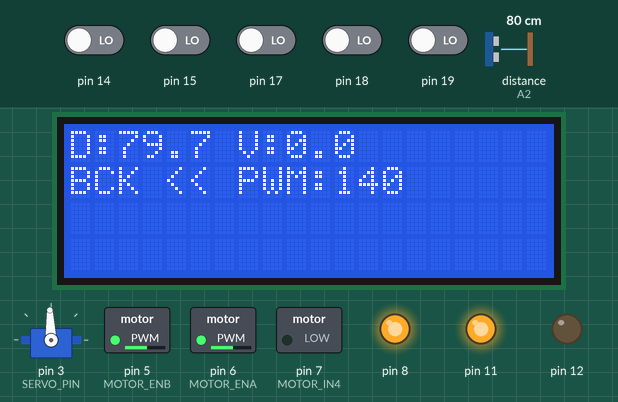
A sketch run on a simulated Arduino Uno, built with avr-gcc and run on an emulated ATmega328P. Parts: servo, 20×4 character LCD, switched loads named in the sketch (green lamp = pin HIGH), output pins drawn as LEDs (lit = HIGH). Wiring (inferred from the names in the program): ultrasonic range finder: trigger pin 4; echo A2. The inputs (shaded band) are chosen by the test bench; at power-on: pin 14, pin 15, pin 17–19 LOW, distance to the obstacle (sensor on A2) 80 cm. The echo pulse lasts 58.3 µs per cm; pins used as bus, display or sensor lines are not drawn.

Above: at 2.2 s.
2.3 s: distance to the obstacle (sensor on A2) set to 103 cm
At 3.4 s:
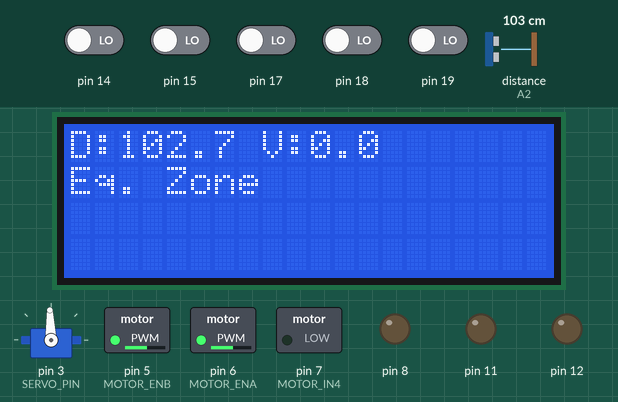
5.3 s: distance to the obstacle (sensor on A2) set to 4 cm
At 6.5 s:
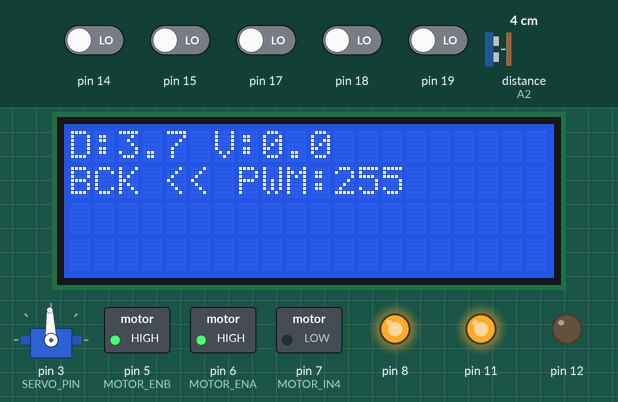
8.3 s: distance to the obstacle (sensor on A2) set to 203 cm
At 9.5 s:
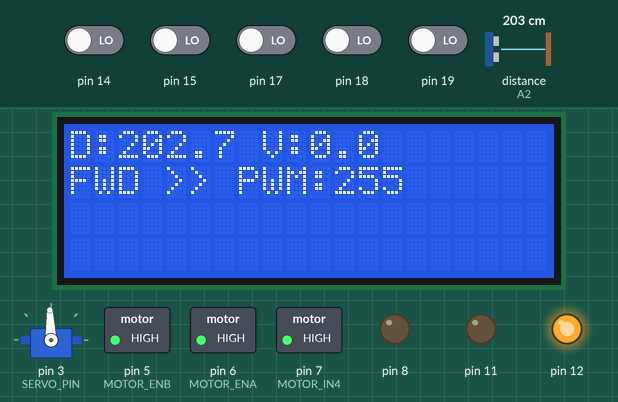
10.0 s: distance to the obstacle (sensor on A2) set to 120 cm
At 10.5 s:
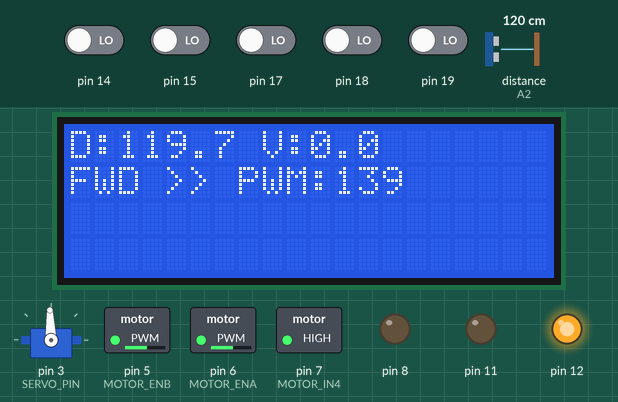
13.0 s: pin 14 driven HIGH
At 13.21 s:
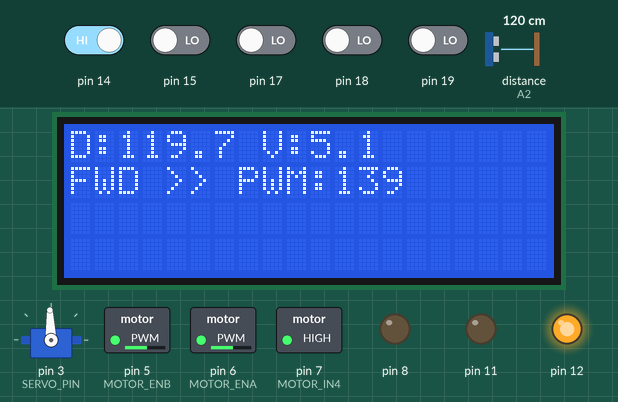
14.8 s: pin 15 driven HIGH
At 15.01 s:
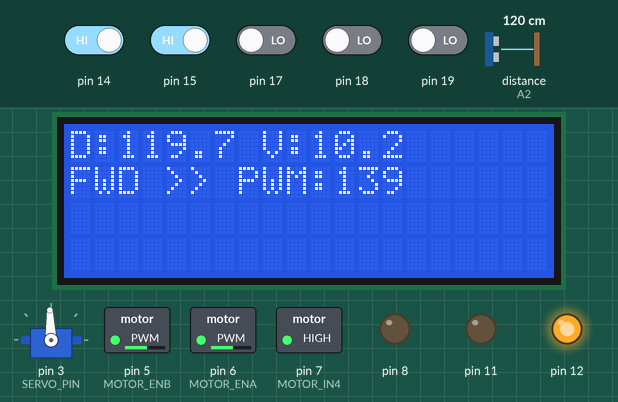
Timing chart, 0 to 17.6 s (numbered marks = the images above; inputs shaded):
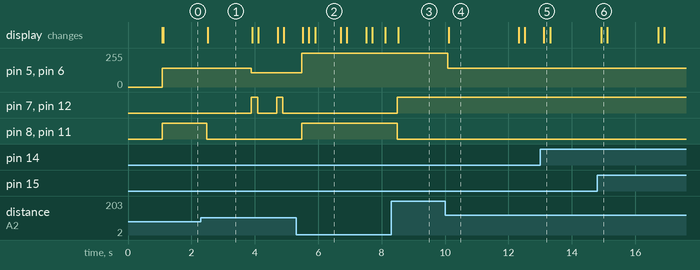

Measured:
- after the input at 2.3 s, pin 5 (MOTOR_ENB), pin 6 (MOTOR_ENA): 140/255 → 106/255 after 1.6 s; pin 7 (MOTOR_IN4), pin 12: alternates HIGH for 0.20 s and LOW for 0.60 s, starting after 1.6 s; pin 8, pin 11: HIGH → LOW after 0.19 s; the display: changes after 0.22 s (image 1)
- after the input at 5.3 s, pin 5 (MOTOR_ENB), pin 6 (MOTOR_ENA): 106/255 → 255/255 after 0.18 s; pin 7 (MOTOR_IN4), pin 12: stays LOW (without the input it goes to HIGH after 0.59 s); pin 8, pin 11: LOW → HIGH after 0.18 s; the display: changes after 0.21 s (image 2)
- after the input at 8.3 s, pin 7 (MOTOR_IN4), pin 12: LOW → HIGH after 0.19 s; pin 8, pin 11: HIGH → LOW after 0.19 s; the display: changes after 0.23 s (image 3)
- after the input at 10.0 s, pin 5 (MOTOR_ENB), pin 6 (MOTOR_ENA): 255/255 → 139/255 after 0.09 s, → 140/255 2.2 s later, → 139/255 0.20 s later; the display: changes after 0.12 s (image 4)
- after the input at 13.0 s, the display: changes after 0.12 s (image 5)
- after the input at 14.8 s, the display: changes after 0.12 s (image 6)
- what the display in image 1 shows lasts 1.4 s, from 2.5 s to 3.9 s

The sketch:

lab7.ino
```cpp
#include <LiquidCrystal_I2C.h>
#include <Servo.h>
#include "Wheels.h"

#define ECHO_PIN A2
#define TRIG_PIN 4
#define MOTOR_ENA 6
#define MOTOR_ENB 5
#define MOTOR_IN1 11
#define MOTOR_IN2 12
#define MOTOR_IN3 8
#define MOTOR_IN4 7
#define SERVO_PIN 3

#define WHEEL_RADIUS 6.5
#define TICKS_PER_REV 20.0
#define CM_PER_TICK ((2.0 * PI * WHEEL_RADIUS) / TICKS_PER_REV)

#define EQUILIBRIUM_DIST 100.0
#define SPRING_K 2
#define MIN_PWM 100
#define DEAD_ZONE 3.0

Wheels w;
Servo srv;
LiquidCrystal_I2C lcd(0x27, 20, 4);

volatile unsigned int cnt0 = 0;
volatile unsigned int cnt1 = 0;

unsigned int lastCnt0 = 0;
unsigned int lastCnt1 = 0;
unsigned long lastLoopTime = 0;

float currentDistance = EQUILIBRIUM_DIST;
int currentMotorState = 0;

ISR(PCINT1_vect) {
  cnt0 += (PINC >> PC0) & 1;
  cnt1 += (PINC >> PC1) & 1;
}

void setup_ultrasonic() {
  pinMode(ECHO_PIN, INPUT);
  pinMode(TRIG_PIN, OUTPUT);
}

void setup_hardware() {
  pinMode(MOTOR_ENA, OUTPUT);
  pinMode(MOTOR_ENB, OUTPUT);
  w.attach(MOTOR_IN4, MOTOR_IN3, MOTOR_ENB, MOTOR_IN2, MOTOR_IN1, MOTOR_ENA);

  srv.attach(SERVO_PIN);
  srv.write(92);

  lcd.init();
  lcd.backlight();

  PCICR |= (1 << PCIE1);
  PCMSK1 |= (1 << PCINT8) | (1 << PCINT9);
}

void setup() {
  setup_hardware();
  setup_ultrasonic();

  lcd.setCursor(0, 0);
  lcd.print("Damped Spring");
  delay(1000);
  lcd.clear();
}

void loop() {
  unsigned long now = millis();

  if (now - lastLoopTime >= 200) {
    float dt = (now - lastLoopTime) / 1000.0;
    lastLoopTime = now;

    digitalWrite(TRIG_PIN, LOW);
    delayMicroseconds(2);
    digitalWrite(TRIG_PIN, HIGH);
    delayMicroseconds(10);
    digitalWrite(TRIG_PIN, LOW);

    long duration = pulseIn(ECHO_PIN, HIGH, 15000);
    if (duration > 0) {
      currentDistance = duration * 0.0343 / 2.0;
    }

    noInterrupts();
    unsigned int c0 = cnt0;
    unsigned int c1 = cnt1;
    interrupts();

    float distL = (c0 - lastCnt0) * CM_PER_TICK;
    float distR = (c1 - lastCnt1) * CM_PER_TICK;
    lastCnt0 = c0;
    lastCnt1 = c1;

    float speedCmS = ((distL + distR) / 2.0) / dt;
    if (currentMotorState < 0) speedCmS = -speedCmS;

    float displacement = currentDistance - EQUILIBRIUM_DIST;

    float force = (SPRING_K * displacement);

    if (abs(displacement) <= DEAD_ZONE) {
      w.stop();
      currentMotorState = 0;
      lcd.setCursor(0, 1);
      lcd.print("Eq. Zone      ");
    }
    else if (force > 0) {
      int pwm = constrain(abs(force) + MIN_PWM, 0, 255);
      w.forward();
      w.setSpeed(pwm);
      currentMotorState = 1;

      lcd.setCursor(0, 1);
      lcd.print("FWD >> PWM:");
      lcd.print(pwm);
      lcd.print("  ");
    }
    else {
      int pwm = constrain(abs(force) + MIN_PWM, 0, 255);
      w.back();
      w.setSpeed(pwm);
      currentMotorState = -1;

      lcd.setCursor(0, 1);
      lcd.print("BCK << PWM:");
      lcd.print(pwm);
      lcd.print("  ");
    }

    lcd.setCursor(0, 0);
    lcd.print("D:");
    lcd.print(currentDistance, 1);
    lcd.print(" V:");
    lcd.print(abs(speedCmS), 1);
    lcd.print("   ");
  }
}
```

Wheels.cpp
```cpp
#include <Arduino.h>

#include "Wheels.h"

#define REVERSE_PIN 9
#define SET_MOVEMENT(side,f,b) digitalWrite( side[0], f);\
                               digitalWrite( side[1], b)

Wheels::Wheels()
{ }

void Wheels::attachRight(int pF, int pB, int pS)
{
    pinMode(pF, OUTPUT);
    pinMode(pB, OUTPUT);
    pinMode(pS, OUTPUT);
    this->pinsRight[0] = pF;
    this->pinsRight[1] = pB;
    this->pinsRight[2] = pS;
}


void Wheels::attachLeft(int pF, int pB, int pS)
{
    pinMode(pF, OUTPUT);
    pinMode(pB, OUTPUT);
    pinMode(pS, OUTPUT);
    this->pinsLeft[0] = pF;
    this->pinsLeft[1] = pB;
    this->pinsLeft[2] = pS;
}

void Wheels::setSpeedRight(uint8_t s)
{
    analogWrite(this->pinsRight[2], s);
}

void Wheels::setSpeedLeft(uint8_t s)
{
    analogWrite(this->pinsLeft[2], s);
}

void Wheels::setSpeed(uint8_t s)
{
    setSpeedLeft(s);
    setSpeedRight(s);
}

void Wheels::attach(int pRF, int pRB, int pRS, int pLF, int pLB, int pLS)
{
    this->attachRight(pRF, pRB, pRS);
    this->attachLeft(pLF, pLB, pLS);
}

void Wheels::forwardLeft()
{
    SET_MOVEMENT(pinsLeft, HIGH, LOW);
}

void Wheels::forwardRight()
{
    SET_MOVEMENT(pinsRight, HIGH, LOW);
}

void Wheels::backLeft()
{
    SET_MOVEMENT(pinsLeft, LOW, HIGH);
}

void Wheels::backRight()
{
    SET_MOVEMENT(pinsRight, LOW, HIGH);
}

void Wheels::forward()
{
    digitalWrite(REVERSE_PIN, LOW);
    this->forwardLeft();
    this->forwardRight();
}

void Wheels::back()
{
    digitalWrite(REVERSE_PIN, HIGH);
    this->backLeft();
    this->backRight();
}

void Wheels::stopLeft()
{
    SET_MOVEMENT(pinsLeft, LOW, LOW);
}

void Wheels::stopRight()
{
    SET_MOVEMENT(pinsRight, LOW, LOW);
}

void Wheels::stop()
{
    digitalWrite(REVERSE_PIN, LOW);
    this->stopLeft();
    this->stopRight();
}

void Wheels::goForward(int cm) {
    this->forward();
    this->setSpeed(255);
    delay(cm * 20);
    this->stop();
}

void Wheels::goBack(int cm) {
    this->back();
    this->setSpeed(255);
    delay(cm * 20);
    this->stop();
}
```

Wheels.h
```cpp
/*
 * prosta implementacja klasy obsługującej
 * silniki pojazdu za pośrednictwem modułu L298
 *
 * Sterowanie odbywa się przez:
 * 1)  powiązanie odpowiednich pinów I/O Arduino metodą attach()
 * 2)  ustalenie prędkości setSpeed*()
 * 3)  wywołanie funkcji ruchu
 *
 * TODO:
 *  - zabezpieczenie przed ruchem bez attach()
 *  - ustawienie domyślnej prędkości != 0
 */


#include <Arduino.h>


#ifndef Wheels_h
#define Wheels_h


class Wheels {
    public:
        Wheels();
        /*
         *  pinForward - wejście "naprzód" L298
         *  pinBack    - wejście "wstecz" L298
         *  pinSpeed   - wejście "enable/PWM" L298
         */
        void attachRight(int pinForward, int pinBack, int pinSpeed);
        void attachLeft(int pinForward, int pinBack, int pinSpeed);
        void attach(int pinRightForward, int pinRightBack, int pinRightSpeed,
                    int pinLeftForward, int pinLeftBack, int pinLeftSpeed);
        /*
         *  funkcje ruchu
         */
        void forward();
        void forwardLeft();
        void forwardRight();
        void back();
        void backLeft();
        void backRight();
        void stop();
        void stopLeft();
        void stopRight();
        /*
         *  ustawienie prędkości obrotowej (przez PWM)
         *   - minimalna efektywna wartość 60
         *      może zależeć od stanu naładowania baterii
         */
        void setSpeed(uint8_t);
        void setSpeedRight(uint8_t);
        void setSpeedLeft(uint8_t);
        /*
         *  dopisać goForward, goBack
        */
        void goForward(int cm);
        void goBack(int cm);
    private:
        int pinsRight[3];
        int pinsLeft[3];
};


#endif
```
